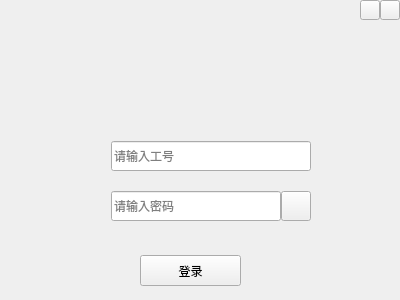
<?xml version="1.0" encoding="UTF-8"?>
<ui version="4.0">
 <class>Login</class>
 <widget class="QWidget" name="Login">
  <property name="geometry">
   <rect>
    <x>0</x>
    <y>0</y>
    <width>400</width>
    <height>300</height>
   </rect>
  </property>
  <property name="minimumSize">
   <size>
    <width>400</width>
    <height>300</height>
   </size>
  </property>
  <property name="maximumSize">
   <size>
    <width>400</width>
    <height>300</height>
   </size>
  </property>
  <property name="windowTitle">
   <string>Form</string>
  </property>
  <widget class="QPushButton" name="loginButton">
   <property name="geometry">
    <rect>
     <x>140</x>
     <y>255</y>
     <width>101</width>
     <height>31</height>
    </rect>
   </property>
   <property name="text">
    <string>登录</string>
   </property>
  </widget>
  <widget class="QWidget" name="widget" native="true">
   <property name="geometry">
    <rect>
     <x>80</x>
     <y>140</y>
     <width>232</width>
     <height>32</height>
    </rect>
   </property>
   <property name="minimumSize">
    <size>
     <width>232</width>
     <height>32</height>
    </size>
   </property>
   <property name="maximumSize">
    <size>
     <width>232</width>
     <height>32</height>
    </size>
   </property>
   <layout class="QHBoxLayout" name="horizontalLayout">
    <property name="spacing">
     <number>0</number>
    </property>
    <property name="leftMargin">
     <number>1</number>
    </property>
    <property name="topMargin">
     <number>1</number>
    </property>
    <property name="rightMargin">
     <number>1</number>
    </property>
    <property name="bottomMargin">
     <number>1</number>
    </property>
    <item>
     <widget class="QLabel" name="userPict">
      <property name="minimumSize">
       <size>
        <width>30</width>
        <height>30</height>
       </size>
      </property>
      <property name="maximumSize">
       <size>
        <width>30</width>
        <height>30</height>
       </size>
      </property>
      <property name="text">
       <string/>
      </property>
     </widget>
    </item>
    <item>
     <widget class="QLineEdit" name="numEdit">
      <property name="minimumSize">
       <size>
        <width>200</width>
        <height>30</height>
       </size>
      </property>
      <property name="placeholderText">
       <string>请输入工号</string>
      </property>
     </widget>
    </item>
   </layout>
  </widget>
  <widget class="QWidget" name="widget_2" native="true">
   <property name="geometry">
    <rect>
     <x>80</x>
     <y>190</y>
     <width>232</width>
     <height>32</height>
    </rect>
   </property>
   <property name="minimumSize">
    <size>
     <width>232</width>
     <height>32</height>
    </size>
   </property>
   <property name="maximumSize">
    <size>
     <width>232</width>
     <height>32</height>
    </size>
   </property>
   <layout class="QHBoxLayout" name="horizontalLayout_2">
    <property name="spacing">
     <number>0</number>
    </property>
    <property name="leftMargin">
     <number>1</number>
    </property>
    <property name="topMargin">
     <number>1</number>
    </property>
    <property name="rightMargin">
     <number>1</number>
    </property>
    <property name="bottomMargin">
     <number>1</number>
    </property>
    <item>
     <widget class="QLabel" name="passPict">
      <property name="minimumSize">
       <size>
        <width>30</width>
        <height>30</height>
       </size>
      </property>
      <property name="maximumSize">
       <size>
        <width>30</width>
        <height>30</height>
       </size>
      </property>
      <property name="text">
       <string/>
      </property>
     </widget>
    </item>
    <item>
     <widget class="QLineEdit" name="passEdit">
      <property name="minimumSize">
       <size>
        <width>170</width>
        <height>30</height>
       </size>
      </property>
      <property name="maximumSize">
       <size>
        <width>170</width>
        <height>30</height>
       </size>
      </property>
      <property name="placeholderText">
       <string>请输入密码</string>
      </property>
     </widget>
    </item>
    <item>
     <widget class="QPushButton" name="eyePict">
      <property name="sizePolicy">
       <sizepolicy hsizetype="Minimum" vsizetype="Fixed">
        <horstretch>0</horstretch>
        <verstretch>0</verstretch>
       </sizepolicy>
      </property>
      <property name="minimumSize">
       <size>
        <width>30</width>
        <height>30</height>
       </size>
      </property>
      <property name="maximumSize">
       <size>
        <width>30</width>
        <height>30</height>
       </size>
      </property>
      <property name="text">
       <string/>
      </property>
     </widget>
    </item>
   </layout>
  </widget>
  <widget class="QWidget" name="widget_3" native="true">
   <property name="geometry">
    <rect>
     <x>0</x>
     <y>0</y>
     <width>400</width>
     <height>120</height>
    </rect>
   </property>
   <property name="minimumSize">
    <size>
     <width>400</width>
     <height>120</height>
    </size>
   </property>
   <property name="maximumSize">
    <size>
     <width>400</width>
     <height>120</height>
    </size>
   </property>
   <property name="styleSheet">
    <string notr="true"/>
   </property>
   <widget class="QPushButton" name="minButton">
    <property name="geometry">
     <rect>
      <x>360</x>
      <y>0</y>
      <width>20</width>
      <height>20</height>
     </rect>
    </property>
    <property name="minimumSize">
     <size>
      <width>20</width>
      <height>20</height>
     </size>
    </property>
    <property name="maximumSize">
     <size>
      <width>20</width>
      <height>20</height>
     </size>
    </property>
    <property name="text">
     <string/>
    </property>
   </widget>
   <widget class="QPushButton" name="closeButton">
    <property name="geometry">
     <rect>
      <x>380</x>
      <y>0</y>
      <width>20</width>
      <height>20</height>
     </rect>
    </property>
    <property name="minimumSize">
     <size>
      <width>20</width>
      <height>20</height>
     </size>
    </property>
    <property name="maximumSize">
     <size>
      <width>20</width>
      <height>20</height>
     </size>
    </property>
    <property name="text">
     <string/>
    </property>
   </widget>
   <widget class="QLabel" name="mainPict">
    <property name="geometry">
     <rect>
      <x>140</x>
      <y>0</y>
      <width>120</width>
      <height>120</height>
     </rect>
    </property>
    <property name="minimumSize">
     <size>
      <width>120</width>
      <height>120</height>
     </size>
    </property>
    <property name="maximumSize">
     <size>
      <width>120</width>
      <height>120</height>
     </size>
    </property>
    <property name="text">
     <string/>
    </property>
   </widget>
  </widget>
  <widget class="QLabel" name="errorText">
   <property name="geometry">
    <rect>
     <x>80</x>
     <y>230</y>
     <width>201</width>
     <height>16</height>
    </rect>
   </property>
   <property name="text">
    <string/>
   </property>
  </widget>
 </widget>
 <resources/>
 <connections/>
</ui>
